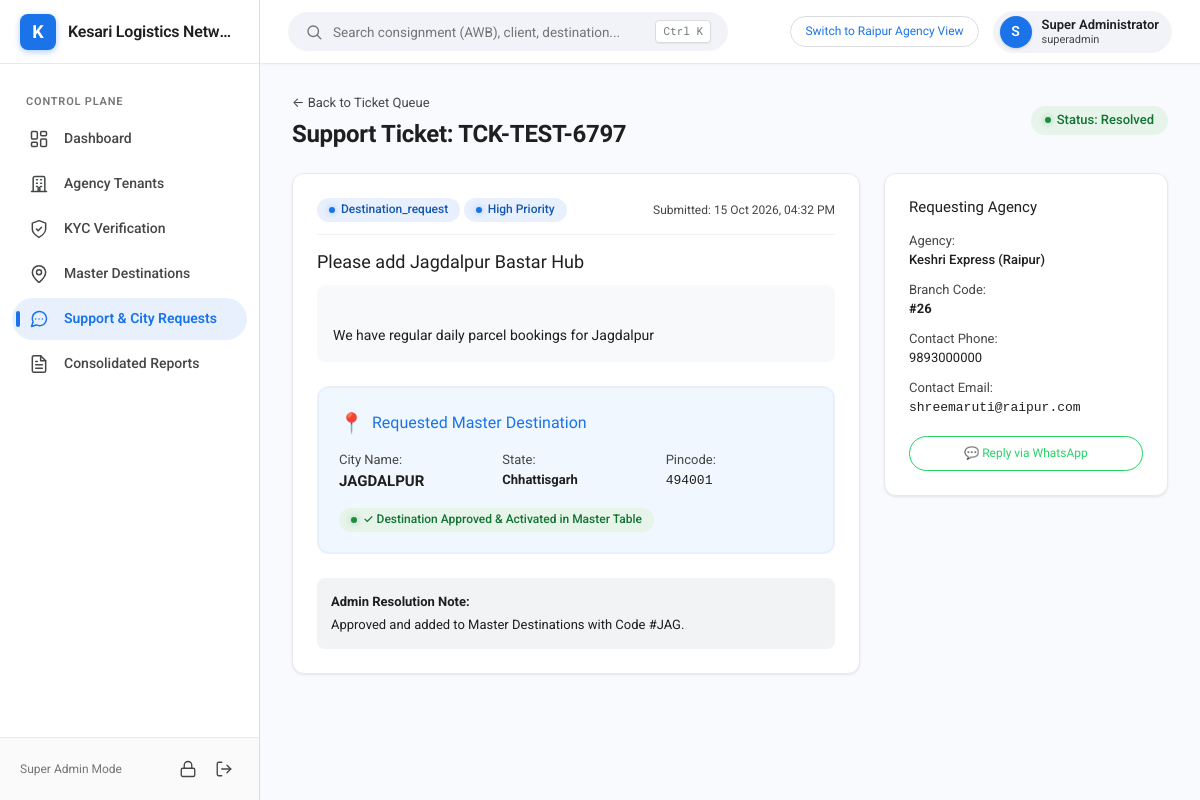
Page /admin/tickets/1 (signed in) on the committed database.
### tables this page shows
CREATE TABLE tickets (
    id INTEGER PRIMARY KEY AUTOINCREMENT,
    tenant_id INTEGER NOT NULL,
    ticket_number VARCHAR(30) UNIQUE NOT NULL,
    category VARCHAR(40) NOT NULL, -- destination_request, billing, technical, general
    subject VARCHAR(200) NOT NULL,
    description TEXT NOT NULL,
    destination_name VARCHAR(120) NULL,
    state_id INTEGER NULL,
    pincode VARCHAR(10) NULL,
    zone_id INTEGER NULL,
    priority VARCHAR(20) DEFAULT 'normal', -- normal, high, urgent
    status VARCHAR(20) DEFAULT 'open', -- open, in_progress, resolved, rejected
    admin_notes TEXT NULL,
    created_at DATETIME DEFAULT CURRENT_TIMESTAMP,
    resolved_at DATETIME NULL,
    FOREIGN KEY (tenant_id) REFERENCES tenants(id)
);

CREATE TABLE states (
    id INTEGER PRIMARY KEY AUTOINCREMENT,
    code VARCHAR(10) UNIQUE NOT NULL,
    name VARCHAR(100) NOT NULL,
    zone_id INTEGER NOT NULL,
    gst_code VARCHAR(10) NULL,
    created_at DATETIME DEFAULT CURRENT_TIMESTAMP,
    FOREIGN KEY (zone_id) REFERENCES operational_zones(id)
);

CREATE TABLE tenants (
    id INTEGER PRIMARY KEY AUTOINCREMENT,
    uuid VARCHAR(64) UNIQUE NOT NULL,
    slug VARCHAR(64) UNIQUE NOT NULL,
    agency_code VARCHAR(32) UNIQUE NULL, -- Assigned upon KYC approval
    name VARCHAR(150) NOT NULL,
    trade_name VARCHAR(150),
    contact_person VARCHAR(100) NOT NULL,
    phone VARCHAR(20) NOT NULL,
    email VARCHAR(120) NOT NULL,
    address TEXT,
    city VARCHAR(100),
    state VARCHAR(100),
    pincode VARCHAR(10),
    pan_no VARCHAR(20),
    aadhaar_no VARCHAR(20),
    gstin VARCHAR(20),
    pan_doc_url VARCHAR(255),
    aadhaar_doc_url VARCHAR(255),
    rejection_reason TEXT NULL,
    status VARCHAR(20) DEFAULT 'pending_otp', -- pending_otp, pending_kyc, active, suspended, expired, rejected
    validity_start DATE,
    validity_end DATE,
    logo_url VARCHAR(255),
    brand_color VARCHAR(20) DEFAULT '#1a73e8',
    created_at DATETIME DEFAULT CURRENT_TIMESTAMP
);

### src/Views/admin/tickets/review.php (the view, shortened to what the rows shown need)
<div class="page-header">
    <div>
        <a href="/admin/tickets" style="font-size:13px; color:var(--text-secondary); text-decoration:none;">← Back to Ticket Queue</a>
        <h1 class="page-title" style="margin-top:6px;">Support Ticket: <?= htmlspecialchars($ticket['ticket_number']) ?></h1>
    </div>
    <span class="g-chip <?= $ticket['status'] === 'resolved' ? 'chip-success' : 'chip-warning' ?>" style="font-size:13px; padding:6px 14px;">
        Status: <?= ucfirst($ticket['status']) ?>
    </span>
</div>
<div style="display:grid; grid-template-columns: 2fr 1fr; gap:24px;">
    <div class="g-card">
        <div style="display:flex; justify-content:space-between; align-items:center; border-bottom:1px solid #f1f3f4; padding-bottom:12px; margin-bottom:16px;">
            <div>
                <span class="g-chip chip-info"><?= ucfirst($ticket['category']) ?></span>
                <span class="g-chip <?= $ticket['priority'] === 'urgent' ? 'chip-danger' : 'chip-info' ?>"><?= ucfirst($ticket['priority']) ?> Priority</span>
            </div>
            <div style="font-size:12px; color:var(--text-secondary);">
                Submitted: <?= date('d M Y, h:i A', strtotime($ticket['created_at'])) ?>
            </div>
        </div>
        <h2 style="font-size:18px; margin-bottom:12px;"><?= htmlspecialchars($ticket['subject']) ?></h2>
        <div style="background:#f8f9fa; border-radius:8px; padding:16px; font-size:14px; line-height:1.6; margin-bottom:24px; white-space:pre-wrap;">
<?= htmlspecialchars($ticket['description']) ?>
        </div>
        <?php if ($ticket['category'] === 'destination_request'): ?>
            <div style="border:2px solid #e8f0fe; background:#f0f7ff; border-radius:12px; padding:20px; margin-bottom:24px;">
                <div style="display:flex; align-items:center; gap:8px; margin-bottom:12px;">
                    <span style="font-size:20px;">📍</span>
                    <h3 style="font-size:16px; color:var(--google-blue);">Requested Master Destination</h3>
                </div>
                <div style="display:grid; grid-template-columns: 1fr 1fr 1fr; gap:16px; font-size:13px; margin-bottom:16px;">
                    <div>
                        <span style="color:var(--text-secondary); display:block;">City Name:</span>
                        <strong style="font-size:15px;"><?= htmlspecialchars($ticket['destination_name']) ?></strong>
                    </div>
                    <div>
                        <span style="color:var(--text-secondary); display:block;">State:</span>
                        <strong><?= htmlspecialchars($ticket['state_name'] ?? 'Not Specified') ?></strong>
                    </div>
                    <div>
                        <span style="color:var(--text-secondary); display:block;">Pincode:</span>
                        <code><?= htmlspecialchars($ticket['pincode'] ?: 'N/A') ?></code>
                    </div>
                </div>
                <?php if ($ticket['status'] === 'open'): ?>
                    <form method="POST" action="/admin/tickets/<?= $ticket['id'] ?>/approve-destination" onsubmit="return confirm('Approve this destination and insert it into the master delivery database?');">
                        <button type="submit" class="btn btn-primary" style="background-color:var(--google-green); padding:10px 20px;">
                            ✓ 1-Click Approve & Add to Master Destinations
                        </button>
                    </form>
                <?php else: ?>
                    <div class="g-chip chip-success">
                        ✓ Destination Approved & Activated in Master Table
                    </div>
                <?php endif; ?>
            </div>
        <?php endif; ?>
        <?php if ($ticket['status'] === 'open'): ?>
            <form method="POST" action="/admin/tickets/<?= $ticket['id'] ?>/resolve">
                <div class="form-group">
                    <label class="form-label">Response / Resolution Note</label>
                    <textarea name="admin_notes" class="form-control" rows="3" placeholder="Provide response to agency operator..."></textarea>
                </div>
                <button type="submit" class="btn btn-outlined">Mark Ticket as Resolved</button>
            </form>
        <?php else: ?>
            <div style="background:#f1f3f4; border-radius:8px; padding:14px; font-size:13px;">
                <strong>Admin Resolution Note:</strong>
                <p style="margin-top:4px;"><?= htmlspecialchars($ticket['admin_notes'] ?: 'No notes recorded.') ?></p>
            </div>
        <?php endif; ?>
    </div>
    <div>
        <div class="g-card">
            <h3 style="font-size:15px; margin-bottom:14px;">Requesting Agency</h3>
            <div style="font-size:13px; display:flex; flex-direction:column; gap:10px;">
                <div>
                    <span style="color:var(--text-secondary);">Agency:</span>
                    <div style="font-weight:500;"><?= htmlspecialchars($ticket['agency_name']) ?></div>
                </div>
                <div>
                    <span style="color:var(--text-secondary);">Branch Code:</span>
                    <div><strong>#<?= htmlspecialchars($ticket['agency_code']) ?></strong></div>
                </div>
                <div>
                    <span style="color:var(--text-secondary);">Contact Phone:</span>
                    <div><?= htmlspecialchars($ticket['agency_phone']) ?></div>
                </div>
                <div>
                    <span style="color:var(--text-secondary);">Contact Email:</span>
                    <div><code><?= htmlspecialchars($ticket['agency_email']) ?></code></div>
                </div>
            </div>
            <div style="margin-top:18px;">
                <a href="https://wa.me/91<?= preg_replace('/[^0-9]/', '', $ticket['agency_phone']) ?>?text=Hello+from+Kesari+Logistics+Admin+regarding+ticket+<?= urlencode($ticket['ticket_number']) ?>." target="_blank" class="btn btn-outlined" style="width:100%; justify-content:center; color:#25D366; border-color:#25D366; font-size:12px;">
                    💬 Reply via WhatsApp
                </a>
            </div>
        </div>
    </div>
</div>
<?php
require ROOT_PATH . '/src/Views/layout.php';
?>

### src/Router.php (shortened to what the rows shown need)
<?php
class Router {
    private array $routes = [];
    public function get(string $path, callable|array $handler): self {
        $this->routes['GET'][$path] = $handler;
        return $this;
    }
    public function post(string $path, callable|array $handler): self {
        $this->routes['POST'][$path] = $handler;
        return $this;
    }
    public function dispatch(string $uri, string $method): void {
        $path = parse_url($uri, PHP_URL_PATH) ?: '/';
        $method = strtoupper($method);
        if (!empty($this->routes[$method])) {
            foreach ($this->routes[$method] as $route => $handler) {
                $pattern = preg_replace('/\{([a-zA-Z0-9_]+)\}/', '(?P<$1>[^/]+)', $route);
                $pattern = '#^' . $pattern . '$#';
                if (preg_match($pattern, $path, $matches)) {
                    $params = array_filter($matches, 'is_string', ARRAY_FILTER_USE_KEY);
                    $this->invoke($handler, $params);
                    return;
                }
            }
        }
    }
    private function invoke(callable|array $handler, array $params): void {
        if (is_callable($handler)) {
            call_user_func_array($handler, $params);
        } elseif (is_array($handler) && count($handler) === 2) {
            [$class, $method] = $handler;
            $instance = is_string($class) ? new $class() : $class;
            call_user_func_array([$instance, $method], $params);
        }
    }
}

### rows in the picture
tickets: ticket_number "TCK-TEST-6797", status "Resolved", category "Destination_request", priority "High", created_at "15 Oct 2026, 04:32 PM", subject "Please add Jagdalpur Bastar Hub", description "We have regular daily parcel bookings for Jagdalpur", destination_name "JAGDALPUR", state.name "Chhattisgarh", pincode "494001", admin_notes "Approved and added to Master Destinations with Code #JAG.", tenant.name "Keshri Express (Raipur)", tenant.agency_code "26", tenant.phone "9893000000", tenant.email "shreemaruti@raipur.com"
